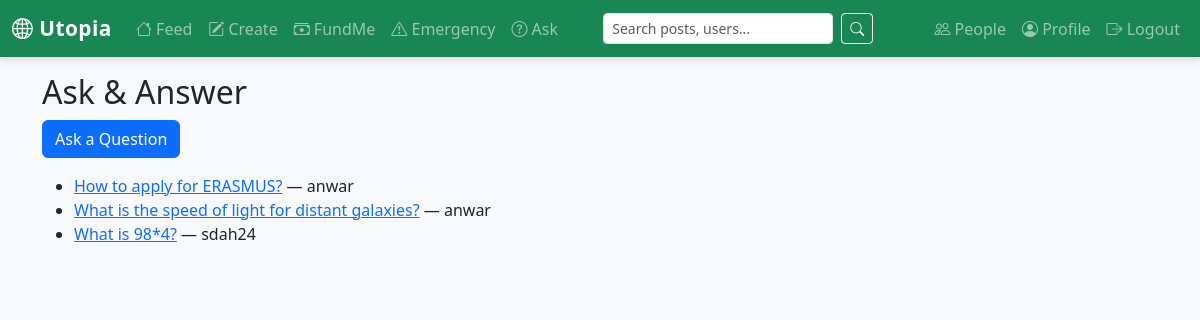
The page /posts/questions/ (signed in) on the database its author committed.
### posts/models.py (models this page shows, shortened)
class Question(models.Model):
    user = models.ForeignKey(User, on_delete=models.CASCADE)
    title = models.CharField(max_length=255)
    body = models.TextField()
    created_at = models.DateTimeField(auto_now_add=True)

### posts/views.py (the view)
# urls.py: path("questions/", views.question_list, name="question_list"),
@login_required
def question_list(request):
    questions = Question.objects.all().order_by("-created_at")
    return render(request, "posts/question_list.html", {"questions": questions})

### templates/posts/question_list.html
{% extends 'base.html' %}
{% block content %}
<h2>Ask & Answer</h2>
<a href="{% url 'posts:ask_question' %}" class="btn btn-primary mb-3">Ask a Question</a>
<ul>
  {% for q in questions %}
    <li><a href="{% url 'posts:question_detail' q.pk %}">{{ q.title }}</a> — {{ q.user.username }}</li>
  {% empty %}
    <p>No questions yet.</p>
  {% endfor %}
</ul>
{% endblock %}

### templates/base.html (style rules this page uses)
body { background-color: #f8f9fa; }

### rows shown on the page
Question: title "How to apply for ERASMUS?", user.username "anwar"
Question: title "What is the speed of light for distant galaxies?", user.username "anwar"
Question: title "What is 98*4?", user.username "sdah24"
